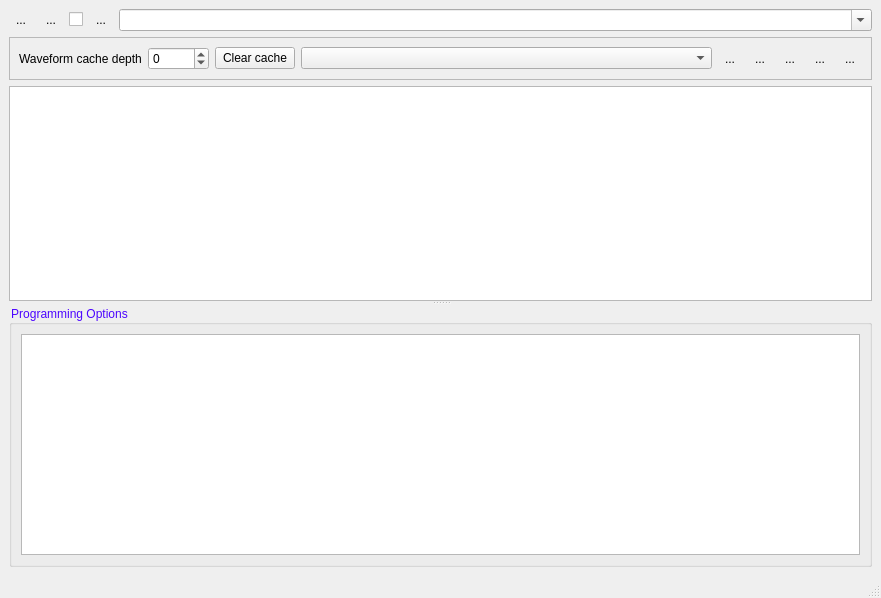
<?xml version="1.0" encoding="UTF-8"?>
<ui version="4.0">
 <class>AWGWindow</class>
 <widget class="QMainWindow" name="AWGWindow">
  <property name="geometry">
   <rect>
    <x>0</x>
    <y>0</y>
    <width>881</width>
    <height>598</height>
   </rect>
  </property>
  <property name="windowTitle">
   <string>AWG</string>
  </property>
  <property name="windowIcon">
   <iconset resource="Experiment.qrc">
    <normaloff>:/other/icons/AWG.png</normaloff>:/other/icons/AWG.png</iconset>
  </property>
  <widget class="QWidget" name="centralwidget">
   <layout class="QVBoxLayout" name="verticalLayout_2">
    <item>
     <layout class="QHBoxLayout" name="horizontalLayout_2">
      <item>
       <widget class="QToolButton" name="reloadButton">
        <property name="toolTip">
         <string>reload</string>
        </property>
        <property name="text">
         <string>...</string>
        </property>
        <property name="icon">
         <iconset resource="Experiment.qrc">
          <normaloff>:/openicon/icons/document-revert-5.png</normaloff>:/openicon/icons/document-revert-5.png</iconset>
        </property>
        <property name="autoRaise">
         <bool>true</bool>
        </property>
       </widget>
      </item>
      <item>
       <widget class="QToolButton" name="saveButton">
        <property name="toolTip">
         <string>Save current</string>
        </property>
        <property name="text">
         <string notr="true">...</string>
        </property>
        <property name="icon">
         <iconset resource="Experiment.qrc">
          <normaloff>:/kde/icons/filesave.png</normaloff>:/kde/icons/filesave.png</iconset>
        </property>
        <property name="iconSize">
         <size>
          <width>16</width>
          <height>16</height>
         </size>
        </property>
        <property name="autoRaise">
         <bool>true</bool>
        </property>
       </widget>
      </item>
      <item>
       <widget class="QCheckBox" name="autoSaveCheckBox">
        <property name="sizePolicy">
         <sizepolicy hsizetype="Fixed" vsizetype="Fixed">
          <horstretch>0</horstretch>
          <verstretch>0</verstretch>
         </sizepolicy>
        </property>
        <property name="toolTip">
         <string>autosave</string>
        </property>
        <property name="text">
         <string/>
        </property>
       </widget>
      </item>
      <item>
       <widget class="QToolButton" name="removeButton">
        <property name="minimumSize">
         <size>
          <width>0</width>
          <height>0</height>
         </size>
        </property>
        <property name="text">
         <string>...</string>
        </property>
        <property name="icon">
         <iconset resource="Experiment.qrc">
          <normaloff>:/openicon/icons/edit-clear-locationbar-ltr.png</normaloff>:/openicon/icons/edit-clear-locationbar-ltr.png</iconset>
        </property>
        <property name="iconSize">
         <size>
          <width>16</width>
          <height>16</height>
         </size>
        </property>
        <property name="autoRaise">
         <bool>true</bool>
        </property>
       </widget>
      </item>
      <item>
       <widget class="QComboBox" name="settingsComboBox">
        <property name="contextMenuPolicy">
         <enum>Qt::ActionsContextMenu</enum>
        </property>
        <property name="editable">
         <bool>true</bool>
        </property>
        <property name="maxVisibleItems">
         <number>100</number>
        </property>
       </widget>
      </item>
     </layout>
    </item>
    <item>
     <widget class="QFrame" name="fileFrame">
      <property name="frameShape">
       <enum>QFrame::StyledPanel</enum>
      </property>
      <property name="frameShadow">
       <enum>QFrame::Raised</enum>
      </property>
      <layout class="QHBoxLayout" name="horizontalLayout">
       <item>
        <widget class="QLabel" name="label">
         <property name="text">
          <string>Waveform cache depth</string>
         </property>
        </widget>
       </item>
       <item>
        <widget class="QSpinBox" name="cacheDepthSpinBox">
         <property name="toolTip">
          <string>&lt;html&gt;&lt;head/&gt;&lt;body&gt;&lt;p&gt;number of waveforms to cache. Increasing this number makes evaluation faster, at the expense of memory usage. A value less than zero indicates an unbounded cache.&lt;/p&gt;&lt;/body&gt;&lt;/html&gt;</string>
         </property>
         <property name="minimum">
          <number>-1</number>
         </property>
         <property name="maximum">
          <number>10000</number>
         </property>
        </widget>
       </item>
       <item>
        <widget class="QPushButton" name="clearCacheButton">
         <property name="text">
          <string>Clear cache</string>
         </property>
        </widget>
       </item>
       <item>
        <widget class="QComboBox" name="filenameComboBox">
         <property name="sizePolicy">
          <sizepolicy hsizetype="Expanding" vsizetype="Fixed">
           <horstretch>0</horstretch>
           <verstretch>0</verstretch>
          </sizepolicy>
         </property>
         <property name="editable">
          <bool>false</bool>
         </property>
         <property name="maxVisibleItems">
          <number>100</number>
         </property>
        </widget>
       </item>
       <item>
        <widget class="QToolButton" name="removeFileButton">
         <property name="toolTip">
          <string>remove file from list (not from disk)</string>
         </property>
         <property name="text">
          <string>...</string>
         </property>
         <property name="icon">
          <iconset resource="Experiment.qrc">
           <normaloff>:/openicon/icons/edit-clear-locationbar-rtl.png</normaloff>:/openicon/icons/edit-clear-locationbar-rtl.png</iconset>
         </property>
         <property name="autoRaise">
          <bool>true</bool>
         </property>
        </widget>
       </item>
       <item>
        <widget class="QToolButton" name="newFileButton">
         <property name="toolTip">
          <string>create new file</string>
         </property>
         <property name="text">
          <string>...</string>
         </property>
         <property name="icon">
          <iconset resource="Experiment.qrc">
           <normaloff>:/other/icons/document-new-icon.png</normaloff>:/other/icons/document-new-icon.png</iconset>
         </property>
         <property name="autoRaise">
          <bool>true</bool>
         </property>
        </widget>
       </item>
       <item>
        <widget class="QToolButton" name="openFileButton">
         <property name="toolTip">
          <string>open file</string>
         </property>
         <property name="text">
          <string>...</string>
         </property>
         <property name="icon">
          <iconset resource="Experiment.qrc">
           <normaloff>:/openicon/icons/document-open-5.png</normaloff>:/openicon/icons/document-open-5.png</iconset>
         </property>
         <property name="autoRaise">
          <bool>true</bool>
         </property>
        </widget>
       </item>
       <item>
        <widget class="QToolButton" name="saveFileButton">
         <property name="toolTip">
          <string>save table to file</string>
         </property>
         <property name="text">
          <string>...</string>
         </property>
         <property name="icon">
          <iconset resource="Experiment.qrc">
           <normaloff>:/kde/icons/filesave.png</normaloff>:/kde/icons/filesave.png</iconset>
         </property>
         <property name="shortcut">
          <string>Ctrl+S</string>
         </property>
         <property name="autoRaise">
          <bool>true</bool>
         </property>
        </widget>
       </item>
       <item>
        <widget class="QToolButton" name="reloadFileButton">
         <property name="toolTip">
          <string>revert to file</string>
         </property>
         <property name="text">
          <string>...</string>
         </property>
         <property name="icon">
          <iconset resource="Experiment.qrc">
           <normaloff>:/openicon/icons/document-revert-5.png</normaloff>:/openicon/icons/document-revert-5.png</iconset>
         </property>
         <property name="autoRaise">
          <bool>true</bool>
         </property>
        </widget>
       </item>
      </layout>
     </widget>
    </item>
    <item>
     <widget class="QSplitter" name="splitter">
      <property name="orientation">
       <enum>Qt::Vertical</enum>
      </property>
      <widget class="QTableView" name="tableView"/>
      <widget class="QGroupBox" name="groupBox">
       <property name="styleSheet">
        <string notr="true">QGroupBox {
font: 10pt &quot;MS Shell Dlg 2&quot;;
color: rgb(76, 5, 255);
}</string>
       </property>
       <property name="title">
        <string>Programming Options</string>
       </property>
       <property name="checkable">
        <bool>false</bool>
       </property>
       <layout class="QVBoxLayout" name="verticalLayout">
        <item>
         <widget class="ParameterTable" name="programmingOptionsTable"/>
        </item>
       </layout>
      </widget>
     </widget>
    </item>
   </layout>
  </widget>
  <widget class="QMenuBar" name="menubar">
   <property name="geometry">
    <rect>
     <x>0</x>
     <y>0</y>
     <width>881</width>
     <height>21</height>
    </rect>
   </property>
  </widget>
  <widget class="QStatusBar" name="statusbar"/>
 </widget>
 <customwidgets>
  <customwidget>
   <class>ParameterTable</class>
   <extends>QTableView</extends>
   <header>uiModules.ParameterTable</header>
  </customwidget>
 </customwidgets>
 <resources>
  <include location="Experiment.qrc"/>
 </resources>
 <connections/>
</ui>
